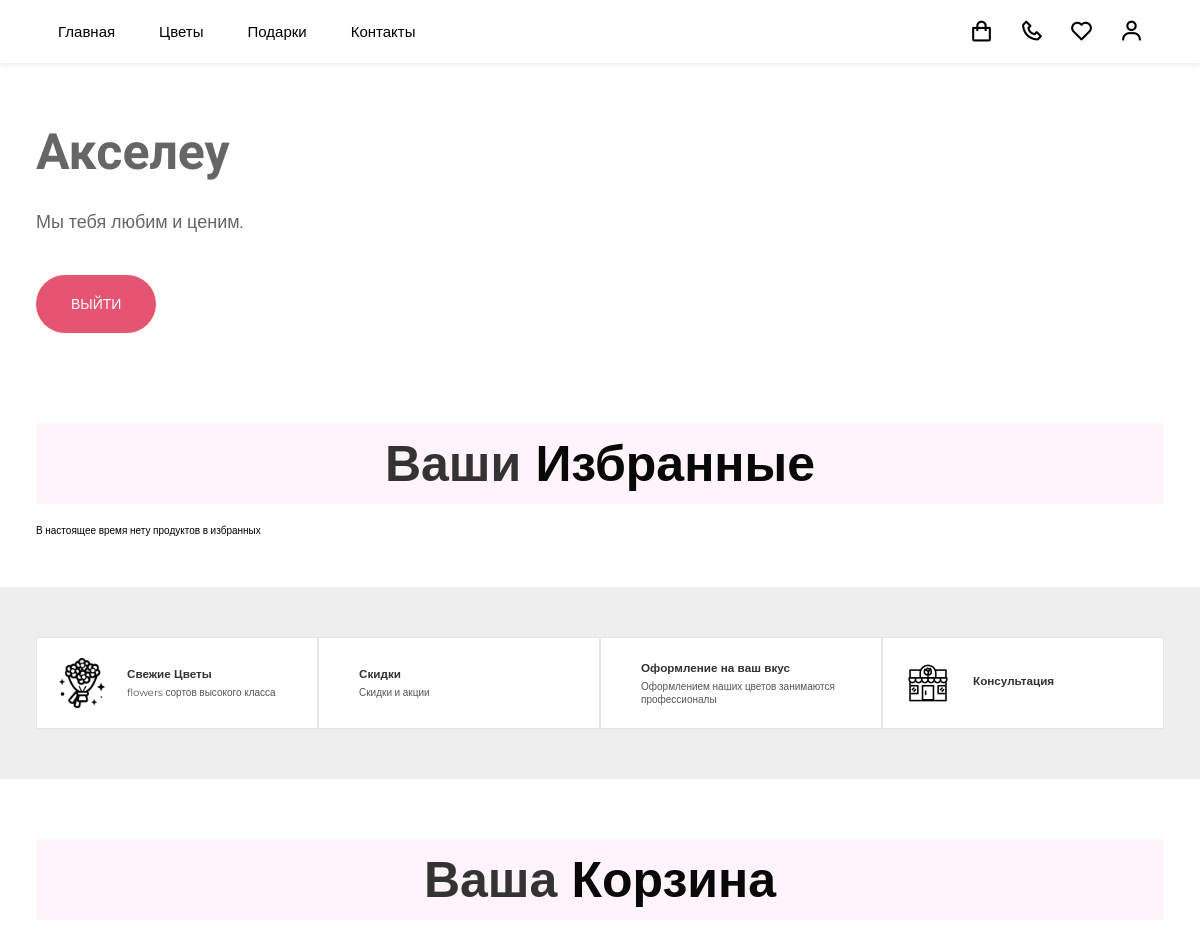
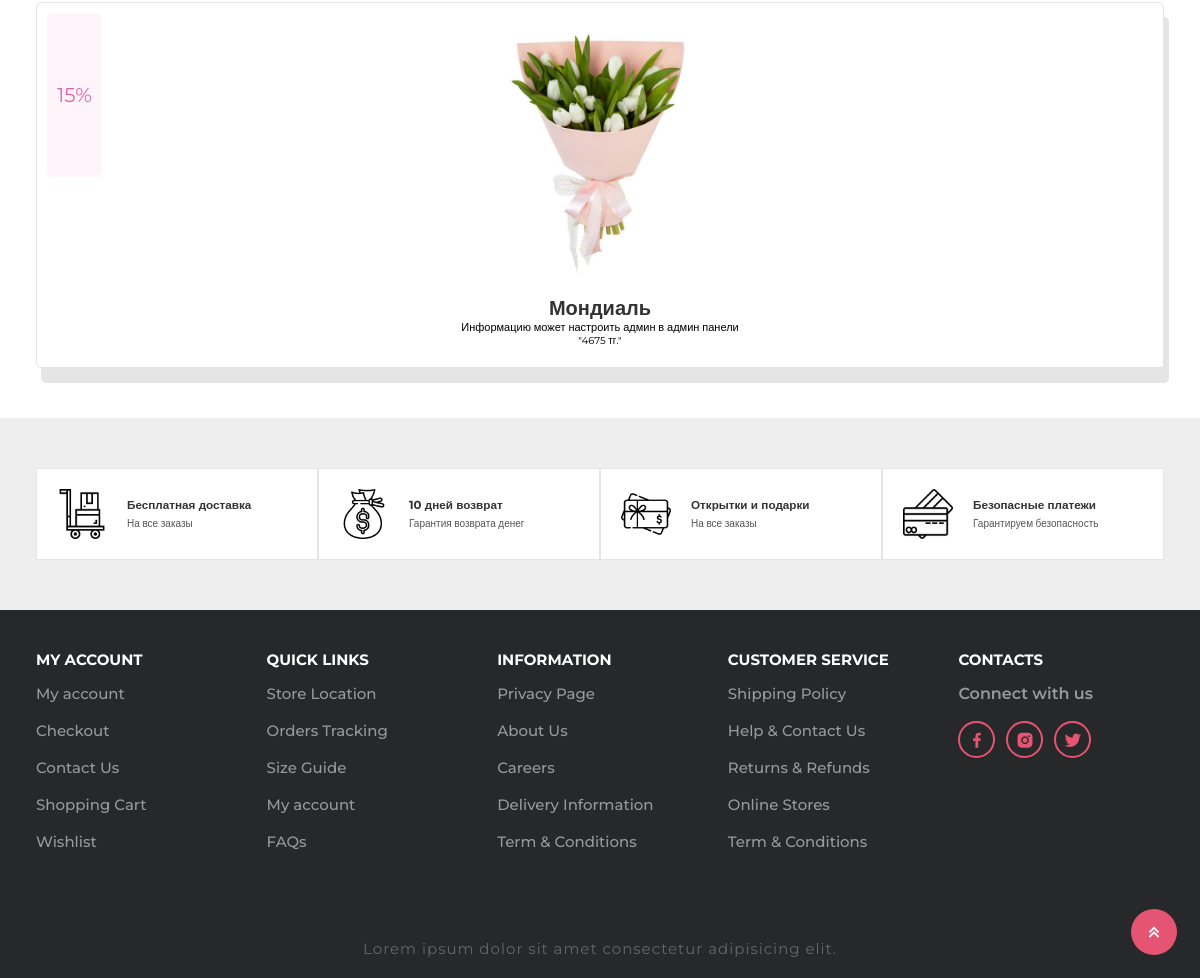
The app's page /userpage.php (signed in) with its own data (2 pictures, top to bottom).
### tables this page shows
CREATE TABLE IF NOT EXISTS `user` (
  `id` int(10) UNSIGNED NOT NULL AUTO_INCREMENT,
  `login` varchar(50) NOT NULL,
  `name` varchar(100) NOT NULL,
  `email` varchar(256) NOT NULL,
  `pass` varchar(32) NOT NULL,
  `admin` tinyint(4) NOT NULL DEFAULT '0',
  `favourites` text,
  `cart` text,
  UNIQUE KEY `id` (`id`)
);

CREATE TABLE IF NOT EXISTS `product` (
  `id` int(10) UNSIGNED NOT NULL AUTO_INCREMENT,
  `img_path` text NOT NULL,
  `name` varchar(50) NOT NULL,
  `type` varchar(7) NOT NULL,
  `reduction` int(10) UNSIGNED NOT NULL DEFAULT '0',
  `price` int(10) UNSIGNED NOT NULL,
  `info` text NOT NULL,
  UNIQUE KEY `id` (`id`)
);

### userpage.php (the view, shortened to what this page needs)
<?php
    include('php/database.php');
    $user = $_COOKIE['user'];
    if ($user == '') {
        header('Location: /auth.html');
    }
    else {
        $userdata = mysqli_query($conn, "SELECT * FROM `user` WHERE `login` = '$user';");
        $userdata_row = $userdata->fetch_assoc();
        $username = $userdata_row['name'];
    }
?>
<!DOCTYPE html>
<html lang="ru">
<head>
    <link rel="stylesheet" href="https://cdnjs.cloudflare.com/ajax/libs/font-awesome/6.2.1/css/all.min.css">
    <link rel="stylesheet" href="https://unpkg.com/boxicons@latest/css/boxicons.min.css">
    <link rel="stylesheet" type="text/css" href="css/style.css">
    <link rel="stylesheet" type="text/css" href="css/home.css">
</head>
</head>
<body>
    <header>
        <nav class="navbar">
            <a href="index.php#main">Главная</a>
            <a href="index.php#flowers">Цветы</a>
            <a href="index.php#gifts">Подарки</a>
            <a href="index.php#contacts">Контакты</a>
        </nav>
        <div class="h-icons">
            <a href="userpage.php#cart"><i class='bx bx-shopping-bag'></i></a>
            <a href="index.php#contacts"><i class='bx bx-phone'></i></a>
            <a href="userpage.php#favourites"><i class='bx bx-heart'></i></a>
            <a href="auth.html"><i class='bx bx-user'></i></a>
        </div>
    </header>
        <section class="user" style="margin: 80px 0 0;">
        <div class="main-text">
            <?php
                echo '<h1 style="text-transform: capitalize;">'.$username;
                echo '</h1>';
            ?>
            <p style="font-size: 18px;">Мы тебя любим и ценим.</p>
            <a href="php/logout.php" class="btn">Выйти</a>
        </div>
        </section>
        <section class="flowers" id="favourites">
            <h1 class="heading"> Ваши <span> Избранные</span></h1>
            <div class="box-container">
                <?php
                    if($fa = mysqli_query($conn, "SELECT `favourites` FROM `user` WHERE `login` = '$user';")){
                        $fa_row = $fa->fetch_assoc();
                        $fa_string = $fa_row['favourites'];
                        if ($fa_string == "") {
                            echo '<div class="product_nothing">В настоящее время нету продуктов в избранных</div>';
                        }
                    }
                ?>
            </div>
        </section>
        <section class="icons-container">
                <div class="icons">
                    <img src="assets/news1.png" alt="">
                    <div class="info">
                        <h3>Свежие Цветы</h3>
                        <span>flowers сортов высокого класса</span>
                    </div>
                </div>
                <div class="icons">
                    <div class="info">
                        <h3>Скидки</h3>
                        <span>Скидки и акции</span>
                    </div>
                </div>
                <div class="icons">
                    <div class="info">
                        <h3>Оформление на ваш вкус</h3>
                        <span>Оформлением наших цветов занимаются профессионалы</span>
                    </div>
                </div>
                <div class="icons">
                    <img src="assets/news4.png" alt="">
                    <div class="info">
                        <h3>Консультация</h3>
                    </div>
                </div>
            </section>
        <section class="flowers" id="cart">
                <h1 class="heading"> Ваша<span> Корзина</span></h1>
                <div class="box-container">
                    <?php
                        if($cart = mysqli_query($conn, "SELECT `cart` FROM `user` WHERE `login` = '$user';")){
                            $cart_row = $cart->fetch_assoc();
                            $cart_string = $cart_row['cart'];
                            $cart_list = explode(',', $cart_string);
                            foreach($cart_list as $cart_product){
                                if($product = mysqli_query($conn, "SELECT * FROM `product` WHERE `id` = '$cart_product';")){
                                    foreach($product as $row) {
                                        echo '<div class="box" data-id="'.$row['id'].'">';
                                        if($row['reduction'] != 0) {
                                            echo '<span class="discount">'.$row['reduction'].'%</span>';
                                        }
                                        echo '<div class="image"><img src="'.$row['img_path'].'" alt="">';
                                        $heart_style = "";
                                        echo '<div class="icons"><a onclick="likeBtn(this)" href="userpage.php" class="fas fa-heart '.$heart_style.'"></a>';
                                        echo '</div></div><div class="content">';
                                        echo '<h3>'.$row['name'].'</h3>';
                            			echo '<p>'.$row['info'].'</p>';
                                        $price = $row['price'] * (1-$row['reduction']/100);
                                        echo '<div class="Price">"'.$price.' тг." <span></span></div></div></div>';
                                    }
                                }
                            }
                        }
                    ?>
                </div>
        </section>
        <section class="icons-container">
            <div class="icons">
                <img src="assets/icon-1.png" alt="">
                <div class="info">
                    <h3>Бесплатная доставка</h3>
                    <span>На все заказы</span>
                </div>
            </div>
            <div class="icons">
                <img src="assets/icon-2.png" alt="">
                <div class="info">
                    <h3>10 дней возврат</h3>
                    <span>Гарантия возврата денег</span>
                </div>
            </div>
            <div class="icons">
                <img src="assets/icon-3.png" alt="">
                <div class="info">
                    <h3>Открытки и подарки</h3>
                    <span>На все заказы</span>
                </div>
            </div>
            <div class="icons">
                <img src="assets/icon-4.png" alt="">
                <div class="info">
                    <h3>Безопасные платежи</h3>
                    <span>Гарантируем безопасность</span>
                </div>
            </div>
        </section>
        <section class="contact">
                <div class="contact-box">
                    <h4>MY ACCOUNT</h4>
                    <li><a href="userpage.php">My account</a></li>
                    <li><a href="#">Checkout</a></li>
                    <li><a href="#">Contact Us</a></li>
                    <li><a href="userpage.php#cart">Shopping Cart</a></li>
                    <li><a href="userpage.php#favourites">Wishlist</a></li>
                </div>
                <div class="contact-box">
                    <h4>QUICK LINKS</h4>
                    <li><a href="#">Store Location</a></li>
                    <li><a href="#">Orders Tracking</a></li>
                    <li><a href="#">Size Guide</a></li>
                    <li><a href="userpage.php">My account</a></li>
                    <li><a href="#">FAQs</a></li>
                </div>
                <div class="contact-box">
                    <h4>INFORMATION</h4>
                    <li><a href="#">Privacy Page</a></li>
                    <li><a href="#">About Us</a></li>
                    <li><a href="#">Careers</a></li>
                    <li><a href="#">Delivery Information</a></li>
                    <li><a href="#">Term & Conditions</a></li>
                </div>
                <div class="contact-box">
                    <h4>CUSTOMER SERVICE</h4>
                    <li><a href="#">Shipping Policy</a></li>
                    <li><a href="#">Help & Contact Us</a></li>
                    <li><a href="#">Returns & Refunds</a></li>
                    <li><a href="#">Online Stores</a></li>
                    <li><a href="#">Term & Conditions</a></li>
                </div>
                <div class="contact-box">
                    <h4>CONTACTS</h4>
                    <h5>Connect with us</h5>
                    <div class="social">
                    <a href="#"><i class='bx bxl-facebook'></i></a>
                    <a href="#"><i class='bx bxl-instagram-alt'></i></a>
                    <a href="#"><i class='bx bxl-twitter'></i></a>
                </div>
                </div>
        </section>
        <a href="#" class="scroll-top"><i class='bx bx-chevrons-up' ></i></a>
        <div class="end-text">
            <p>Lorem ipsum dolor sit amet consectetur adipisicing elit.</p>
        </div>
</body>
</html>

### css/style.css (style rules this page uses)
* { margin: 0; padding: 0; box-sizing: border-box; font-family: 'Montserrat', sans-serif; outline: none; border: none; list-style: none; text-decoration: none; scroll-behavior: smooth; transition: .2s linear; }
html { font-size: 62.5%; scroll-behavior: smooth; scroll-padding-top: 6rem; overflow-x: hidden; }
:root { --bg-color: #fff; --main-color: #e55472; --text-color: #010101; --other-color: #666666; --big-font: 5rem; --h2-font: 2.3rem; --p-font: 1.3rem; }
body { color: var(--text-color); background: var(--bg-color); }
section { padding: 2rem 9%; }
.scroll-top { position: fixed; bottom: 2.3rem; right: 2.3rem; }
.scroll-top i { background: var(--main-color); color: var(--bg-color); font-size: 22px; padding: 12px; border-radius: 30px; }
header { position: fixed; width: 100%; top:0; right: 0; z-index: 1000; background-color: #ffffff; box-shadow: 0 1px 6px 0 rgb(32 33 36 / 10%); display: flex; align-items: center; justify-content: space-between; padding: 20px 14%; transition: all .50s ease; }
.navbar { display: flex; }
.navbar a { color: var(--text-color); font-size: 15px; font-weight: 500; margin: 10px 22px; transition: all .50s ease; }
.h-icons { display: flex; align-items: center; }
.h-icons i { font-size: 25px; color: var(--text-color); margin-left: 5px; margin-right: 20px; transition: all .50s ease; }
.contact { display: grid; grid-template-columns: repeat(auto-fit, minmax(200px, auto)); gap: 2.5rem; background: #272829; }
.contact-box h4 { margin-bottom: 1.5rem; font-size: 15px; color: var(--bg-color); font-family: 'Montserrat', sans-serif; }
.contact-box li { margin-bottom: 18px; }
.contact-box li a { display: block; color: #999999; font-size: 15px; font-weight: 500; transition: all .50s ease; }
.contact-box h5 { font-size: 16px; font-weight: 600; color: #999999; }
.social { display: flex; margin-top: 1.8rem; }
.social i { height: 37px; width: 37px; background: transparent; border: 2px solid var(--main-color); display: flex; align-items: center; justify-content: center; border-radius: 50%; font-size: 20px; margin-right: 1.1rem; color: var(--main-color); transition: all .50s ease; }
.end-text p { text-align: center; background: #272829; color: var(--other-color); font-size: 15px; letter-spacing: 1px; padding: 20px; }
@media (max-width: 1200px) { header { padding: 12px 3%; } }
@media (max-width: 1200px) { section { padding: 40px 3% 50px; } }

### records on screen
user: name "Акселеу"
product: reduction "15", img_path (picture), name "Мондиаль", info "Информацию может настроить админ в админ панели", price "4675"
